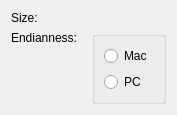
<?xml version="1.0" encoding="UTF-8"?>
<ui version="4.0">
 <class>WdgOptionsHeightMap</class>
 <widget class="QWidget" name="WdgOptionsHeightMap">
  <property name="geometry">
   <rect>
    <x>0</x>
    <y>0</y>
    <width>177</width>
    <height>100</height>
   </rect>
  </property>
  <layout class="QGridLayout" name="gridLayout">
   <item row="2" column="1">
    <spacer name="verticalSpacer">
     <property name="orientation">
      <enum>Qt::Vertical</enum>
     </property>
     <property name="sizeHint" stdset="0">
      <size>
       <width>20</width>
       <height>40</height>
      </size>
     </property>
    </spacer>
   </item>
   <item row="0" column="0">
    <widget class="QLabel" name="label_3">
     <property name="text">
      <string>Size:</string>
     </property>
    </widget>
   </item>
   <item row="0" column="1">
    <widget class="KIntNumInput" name="intSize"/>
   </item>
   <item row="1" column="0">
    <widget class="QLabel" name="label">
     <property name="text">
      <string>Endianness:</string>
     </property>
     <property name="alignment">
      <set>Qt::AlignLeading|Qt::AlignLeft|Qt::AlignTop</set>
     </property>
    </widget>
   </item>
   <item row="1" column="1">
    <layout class="QHBoxLayout" name="horizontalLayout">
     <item>
      <widget class="QGroupBox" name="groupBox_2">
       <property name="title">
        <string/>
       </property>
       <layout class="QVBoxLayout" name="verticalLayout_2">
        <item>
         <widget class="QRadioButton" name="radioMac">
          <property name="toolTip">
           <string>Big Endian</string>
          </property>
          <property name="text">
           <string>Mac</string>
          </property>
         </widget>
        </item>
        <item>
         <widget class="QRadioButton" name="radioPC">
          <property name="toolTip">
           <string>Little Endian</string>
          </property>
          <property name="text">
           <string>PC</string>
          </property>
         </widget>
        </item>
       </layout>
      </widget>
     </item>
    </layout>
   </item>
  </layout>
 </widget>
 <customwidgets>
  <customwidget>
   <class>KIntNumInput</class>
   <extends>QWidget</extends>
   <header>knuminput.h</header>
  </customwidget>
 </customwidgets>
 <resources/>
 <connections/>
</ui>
